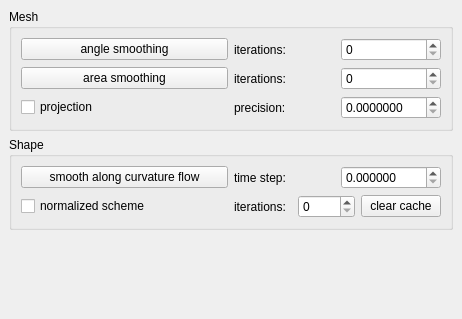
<?xml version="1.0" encoding="UTF-8"?>
<ui version="4.0">
 <class>Smoothing</class>
 <widget class="QDockWidget" name="Smoothing">
  <property name="geometry">
   <rect>
    <x>0</x>
    <y>0</y>
    <width>462</width>
    <height>319</height>
   </rect>
  </property>
  <property name="windowTitle">
   <string>Smoothing</string>
  </property>
  <widget class="QWidget" name="dockWidgetContents">
   <layout class="QVBoxLayout" name="verticalLayout">
    <item>
     <widget class="QGroupBox" name="Mesh_groupBox">
      <property name="title">
       <string>Mesh</string>
      </property>
      <layout class="QGridLayout" name="gridLayout_2">
       <item row="0" column="0">
        <widget class="QPushButton" name="angle_button">
         <property name="text">
          <string>angle smoothing</string>
         </property>
        </widget>
       </item>
       <item row="0" column="1">
        <layout class="QHBoxLayout" name="horizontalLayout_2">
         <item>
          <widget class="QLabel" name="label">
           <property name="text">
            <string>iterations: </string>
           </property>
          </widget>
         </item>
         <item>
          <widget class="QSpinBox" name="angles_iter_spinBox"/>
         </item>
        </layout>
       </item>
       <item row="1" column="0">
        <widget class="QPushButton" name="area_button">
         <property name="text">
          <string>area smoothing</string>
         </property>
        </widget>
       </item>
       <item row="1" column="1">
        <layout class="QHBoxLayout" name="horizontalLayout_3">
         <item>
          <widget class="QLabel" name="label_2">
           <property name="text">
            <string>iterations: </string>
           </property>
          </widget>
         </item>
         <item>
          <widget class="QSpinBox" name="areas_iter_spinBox"/>
         </item>
        </layout>
       </item>
       <item row="2" column="0">
        <widget class="QCheckBox" name="projection_checkBox">
         <property name="text">
          <string>projection</string>
         </property>
        </widget>
       </item>
       <item row="2" column="1">
        <layout class="QHBoxLayout" name="horizontalLayout_5">
         <item>
          <widget class="QLabel" name="label_4">
           <property name="text">
            <string>precision:</string>
           </property>
          </widget>
         </item>
         <item>
          <widget class="QDoubleSpinBox" name="precision_spinBox">
           <property name="decimals">
            <number>7</number>
           </property>
          </widget>
         </item>
        </layout>
       </item>
      </layout>
     </widget>
    </item>
    <item>
     <widget class="QGroupBox" name="Shape_groupBox">
      <property name="title">
       <string>Shape</string>
      </property>
      <layout class="QGridLayout" name="gridLayout">
       <item row="0" column="0">
        <widget class="QPushButton" name="curvature_flow_button">
         <property name="text">
          <string>smooth along curvature flow</string>
         </property>
        </widget>
       </item>
       <item row="2" column="2">
        <layout class="QHBoxLayout" name="horizontalLayout_4">
         <item>
          <widget class="QLabel" name="label_3">
           <property name="text">
            <string>iterations: </string>
           </property>
          </widget>
         </item>
         <item>
          <widget class="QSpinBox" name="curvature_iter_spinBox"/>
         </item>
         <item>
          <widget class="QPushButton" name="cache_button">
           <property name="text">
            <string>clear cache</string>
           </property>
          </widget>
         </item>
        </layout>
       </item>
       <item row="0" column="2">
        <layout class="QHBoxLayout" name="horizontalLayout">
         <item>
          <widget class="QLabel" name="time_step_label">
           <property name="text">
            <string>time step:</string>
           </property>
          </widget>
         </item>
         <item>
          <widget class="QDoubleSpinBox" name="time_step_spinBox">
           <property name="decimals">
            <number>6</number>
           </property>
          </widget>
         </item>
        </layout>
       </item>
       <item row="2" column="0">
        <widget class="QCheckBox" name="explicit_checkBox">
         <property name="text">
          <string>normalized scheme</string>
         </property>
        </widget>
       </item>
      </layout>
     </widget>
    </item>
    <item>
     <spacer name="verticalSpacer">
      <property name="orientation">
       <enum>Qt::Vertical</enum>
      </property>
      <property name="sizeHint" stdset="0">
       <size>
        <width>20</width>
        <height>40</height>
       </size>
      </property>
     </spacer>
    </item>
   </layout>
  </widget>
 </widget>
 <resources/>
 <connections/>
</ui>
